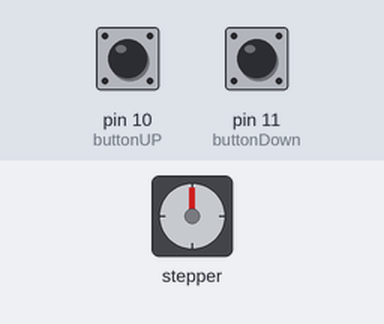
The sketch below on a simulated Arduino Uno, built with avr-gcc and run on an emulated ATmega328P. Shown: stepper motor. Wiring (inferred from the names in the program): stepper motor driver (200 steps per turn assumed): step pin 8; direction pin 9. Inputs (shaded band) come from the test bench; at power-on: pin 10 (buttonUP) LOW, pin 11 (buttonDown) HIGH.

Above: at 1.03 s.
1.3 s: pin 10 (buttonUP) pulled HIGH for 0.15 s
4.4 s: pin 11 (buttonDown) pulled LOW for 3.2 s
At 7.79 s:
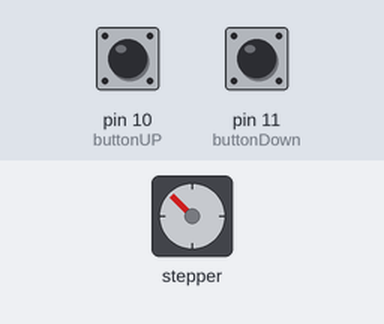
10.0 s: pin 11 (buttonDown) pulled LOW for 0.15 s
At 10.31 s:
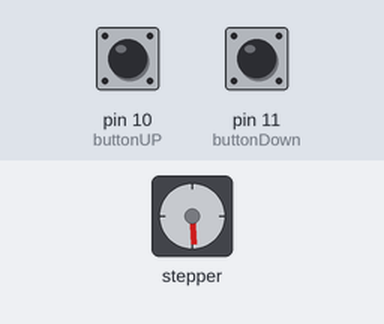
13.0 s: pin 10 (buttonUP) pulled HIGH for 1 s
17.0 s: pin 10 (buttonUP) pulled HIGH for 0.15 s
20.1 s: pin 11 (buttonDown) pulled LOW for 0.15 s
At 20.47 s:
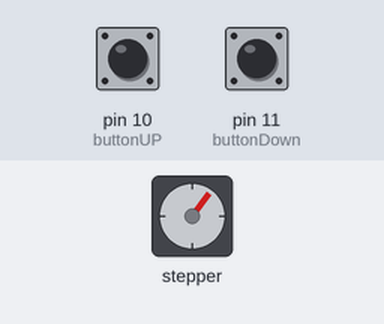
Timing chart, 0 to 24.1 s (numbered marks = the images above; inputs shaded):
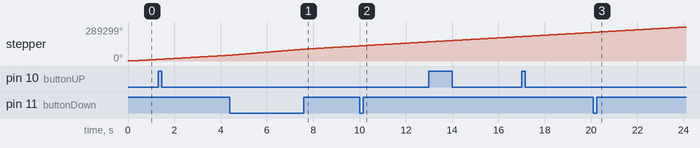

The sketch:

kamera_switch_button.ino
```cpp
#include<AccelStepper.h>
#define dir 9
#define pul 8
#define buttonDown 11
#define ena 13
#define buttonUP 10
long startPosition=0;
int x = 900; // LIMIT step delay
char byteRead;
boolean isForceStop;
AccelStepper stepper(1, 9, 8);

void setup() {
  Serial.begin(9600);//Start serial protocol
  pinMode(dir, OUTPUT);
  pinMode(pul, OUTPUT);
  digitalWrite(dir, LOW);
  digitalWrite(pul, LOW);
}
void loop() {
  for (int j = 0; j < 1000; j++) {

    int buttonDownCase = digitalRead(buttonDown); //read button down
    int buttonUPCase = digitalRead(buttonUP); //read button up
    //Serial.print(buttonDownCase);
    //Serial.println(" ");
    //Serial.print(buttonUPCase);

    for (int i = 0; i < 50; i++) { //  for(int i=0; i<6; i++) {
      if (buttonDownCase==0) { //increase analog  the speed
       startPosition=stepper.currentPosition();
        digitalWrite(pul, HIGH);
        delayMicroseconds(x);
        digitalWrite(pul, LOW);
        // delayMicroseconds(x);
      }
    }

    if (x > 100) x -= 4;
    if  (buttonDownCase == 1) { //change direction motor
      digitalWrite(dir, HIGH);
      digitalWrite(pul, HIGH);
      delayMicroseconds(x);
      digitalWrite(pul, LOW);

    }
  if(ena==HIGH && startPosition!=0){
      digitalWrite(pul,HIGH);
     delayMicroseconds(x);
      digitalWrite(pul, LOW);

    }
    if (buttonUPCase == 1) {
      digitalWrite(ena, HIGH); //switch off motor
    }
    //    if (Serial.available()) {
    //      delay(100);
    while (Serial.available() && isForceStop == false) {
      byteRead = Serial.read();
      switch (byteRead) {
        case '0':
          Serial.write("stop");
          digitalWrite(ena,HIGH);
          isForceStop = true;
          break;
        case '1':
          Serial.write("up");
          digitalWrite(ena,LOW);
          digitalWrite(dir, HIGH);
          digitalWrite(pul, HIGH);
          delayMicroseconds(x);
          digitalWrite(pul, LOW);
          break;

      }

      //      }
    }
 isForceStop = false;
    /*Serial.print("buttonDown Case:");
      Serial.print(buttonDownCase);
      Serial.println(" ");
      delay(2000);//serial delay second
      Serial.print("buttonUp Case:");
      Serial.print(buttonUPCase);
      Serial.println(" ");
      delay(2000);*/

  }
}
```
